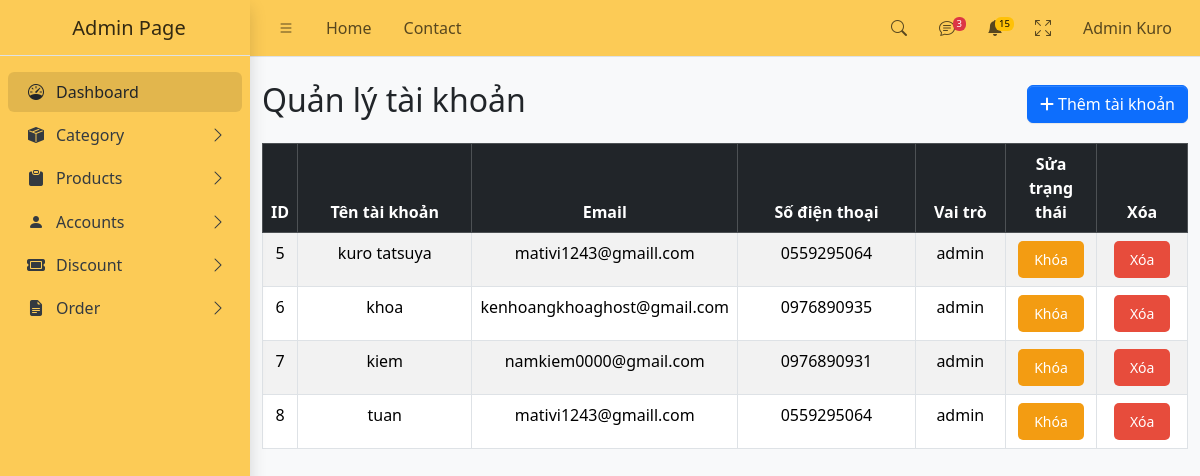
The app's page /?act=listaccount (signed in), older data.
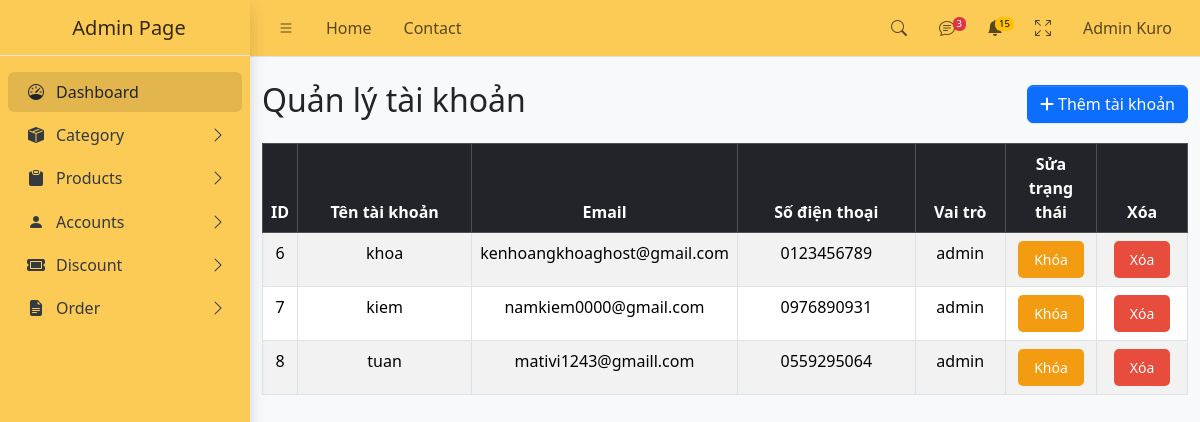
The same page, newer data.
### tables this page shows
CREATE TABLE `account` (
  `user_id` int NOT NULL,
  `Name` varchar(100) NOT NULL,
  `username` varchar(100) NOT NULL,
  `password` varchar(100) NOT NULL,
  `adress` text NOT NULL,
  `phone` varchar(11) NOT NULL,
  `email` varchar(100) NOT NULL,
  `created_at` timestamp NOT NULL DEFAULT CURRENT_TIMESTAMP,
  `status` enum('Mở','Khóa') DEFAULT 'Mở',
  `role` enum('admin','user','shipper') NOT NULL
);

### controller/admin/accController.php (called while the page is built, shortened)
<?php
class accController
{
    public $accModel;
    function __construct()
    {
        $this->accModel = new accModel();
    }
    function listAccount()
    {
        $allAccount = $this->accModel->getAllAccount();
        require_once 'views/admin/listAccount.php';
    }
}

### config/conn.php (called while the page is built, shortened)
<?php
function connectDB()
{
    $host = "mysql:host=localhost;dbname=ktk;charset=utf8";
    $user = "root";
    $pass = "";
    try {
        $conn = new PDO($host, $user, $pass);
        return $conn;
    } catch (PDOException $e) {
        echo "lỗi kết nối " . $e->getMessage();
    }
}
?>

### model/admin/accModel.php (called while the page is built, shortened)
<?php
class accModel
{
    public $conn;
    function __construct()
    {
        $this->conn = connectDB();
    }
    function getAllAccount()
    {
        $sql = "select * from account";
        return $this->conn->query($sql)->fetchAll(PDO::FETCH_ASSOC);
    }
}

### views/admin/listAccount.php (the view, shortened to what this page needs)
<!DOCTYPE html>
<html lang="en">
<head>
    <?php require_once "component/admin/link.php" ?>
</head>
<body class="layout-fixed sidebar-expand-lg bg-body-tertiary">
    <div class="app-wrapper">
        <?php require_once "component/admin/header.php" ?>
        <?php require_once "component/admin/sidebar.php" ?>
        <main class="app-main">
            <div class="container mt-4">
                <div class="d-flex justify-content-between align-items-center mb-3">
                    <h2>Quản lý tài khoản</h2>
                    <a href="?act=insertaccount"><button class="btn btn-primary" data-bs-toggle="modal" data-bs-target="#addModal">
                            <i class="fas fa-plus"></i> Thêm tài khoản
                        </button></a>
                </div>
                <div class="table-responsive">
                    <table class="table table-striped table-bordered" style="text-align:center">
                        <thead class="table-dark">
                            <tr>
                                <th scope="col" style="width: 1%">ID</th>
                                <th scope="col" style="width: 20%">Tên tài khoản</th>
                                <th scope="col" style="width: 25%">Email</th>
                                <th scope="col" style="width: 20%">Số điện thoại</th>
                                <th scope="col" style="width: 10%">Vai trò</th>
                                <th scope="col" style="width: 10%">Sửa trạng thái</th>
                                <th scope="col" style="width: 10%">Xóa</th>
                            </tr>
                        </thead>
                        <tbody>
                            <?php
                            if (isset($allAccount) && is_array($allAccount)) {
                                foreach ($allAccount as $key => $rows) {
                            ?>
                                    <tr>
                                        <td><?= $rows['user_id'] ?></td>
                                        <td><?= $rows['username'] ?></td>
                                        <td><?= $rows['email'] ?></td>
                                        <td><?= $rows['phone'] ?></td>
                                        <td><?= $rows['role'] ?></td>
                                        <td>
                                            <?php if ($rows['status'] == 'Mở') { ?>
                                                <a class="ban" href="?act=banAccount&id=<?= $rows['user_id'] ?>" onclick="return confirm('Bạn có chắc muốn khóa tài khoản này?')">
                                                    <button>Khóa</button>
                                                </a>
                                            <?php } else { ?>
                                                <a class="unban" href="?act=unbanAccount&id=<?= $rows['user_id'] ?>" onclick="return confirm('Bạn có chắc muốn mở khóa tài khoản này?')">
                                                    <button>Mở</button>
                                                </a>
                                            <?php } ?>
                                        </td>
                                        <td>
                                            <a class="delete" href="?act=deleteaccount&id=<?= $rows['user_id'] ?>" onclick="return confirm('Bạn có chắc muốn xóa tài khoản này?')">
                                                <button>Xóa</button>
                                            </a>
                                        </td>
                                    </tr>
                            <?php
                                }
                            } else {
                                echo "Không có tài khoản nào.";
                            }
                            ?>
                        </tbody>
                    </table>
                </div>
            </div>
        </main>
    </div>
</body>
</html>

Row changes from the older to the newer data that the page shows:
removed account: user_id "5", username "kuro tatsuya", email "mativi1243@gmaill.com", phone "0559295064", role "admin"
changed account "khoa": phone "0976890935" → "0123456789"
